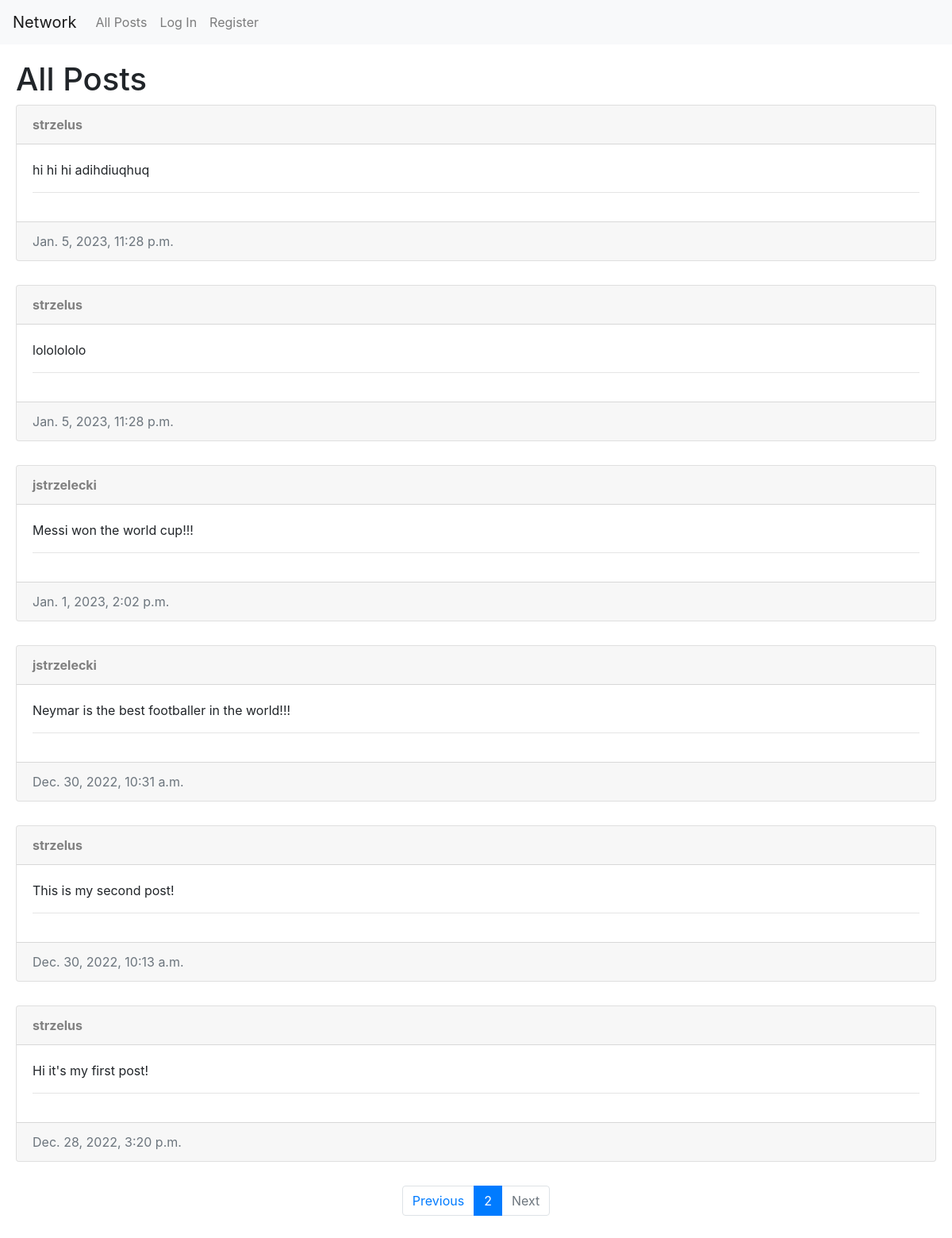
Screenshot of /?page=2 with the database file from the repository.
### network/models.py (models this page shows, shortened)
class Post(models.Model):
    user = models.ForeignKey(User, on_delete=models.CASCADE, related_name="author")
    text = models.TextField(null=True)
    date = models.DateTimeField(auto_now_add=True)
    likes = models.DecimalField(default=0, max_digits=5, decimal_places=0)

class User(AbstractUser):
    pass

### network/views.py (the view)
# urls.py: path("", views.index, name="index"),
def index(request):
    posts = Post.objects.all().order_by("-date")
    paginator = Paginator(posts, 10)
    page_number = request.GET.get('page')
    page_obj = paginator.get_page(page_number)
    likes = Like.objects.all()
    whoYouLiked = []
    try:
        for like in likes:
            if like.user == request.user:
                whoYouLiked.append(like.post.id)
    except:
        whoYouLiked = []
    return render(request, "network/index.html", {
        "page_obj": page_obj,
        "whoYouLiked": whoYouLiked
    })

### network/templates/network/index.html (shortened to what this page needs)
{% extends "network/layout.html" %} {% block body %}
<h1>All Posts</h1>
<div class="vstack gap-3">
	{% if page_obj %} {% for post in page_obj %}
	<div class="card">
		<div class="card-header">
			<a id="username" class="user-link" href="{% url 'profile' post.user.id %}"
				><strong>{{ post.user }}</strong></a
			>
		</div>
		<div class="card-body">
			<p class="card-title" id="text_{{ post.id }}">{{ post.text }}</p>
            <hr>
            </div>
        <div class="card-footer text-muted">{{ post.date }}</div>
        </div>
	{% empty %}
	<h1>No posts yet</h1>
	{% endfor %} {% endif %}
</div>
<nav>
	<ul class="pagination justify-content-center">
		{% if page_obj.has_previous %}
		<li class="page-item">
			<a class="page-link" href="?page={{ page_obj.previous_page_number }}"
				>Previous</a
			>
		</li>
		{% else %}
		<li class="page-item disabled">
			<a class="page-link" aria-label="disabled" href="#">Previous</a>
		</li>
		{% endif %}
		<li class="page-item active" aria-current="page">
			<span class="page-link" href="#">{{ page_obj.number }}</span>
		</li>
		{% if page_obj.has_next %}
		<li class="page-item">
			<a class="page-link" href="?page={{ page_obj.next_page_number }}">Next</a>
		</li>
		{% else %}
		<li class="page-item disabled">
			<a class="page-link" aria-label="disabled" href="#">Next</a>
		</li>
		{% endif %}
	</ul>
</nav>
{% endblock %}

### network/static/network/styles.css (style rules this page uses)
.card { margin-bottom: 30px; }
.user-link { color: gray; }

### rows the page displays
Post: user "strzelus", text "hi hi hi adihdiuqhuq", date "Jan. 5, 2023, 11:28 p.m."
Post: user "strzelus", text "lololololo", date "Jan. 5, 2023, 11:28 p.m."
Post: user "jstrzelecki", text "Messi won the world cup!!!", date "Jan. 1, 2023, 2:02 p.m."
Post: user "jstrzelecki", text "Neymar is the best footballer in the world!!!", date "Dec. 30, 2022, 10:31 a.m."
Post: user "strzelus", text "This is my second post!", date "Dec. 30, 2022, 10:13 a.m."
Post: user "strzelus", text "Hi it's my first post!", date "Dec. 28, 2022, 3:20 p.m."

### other values shown
{{ page_obj.number }} "2"
